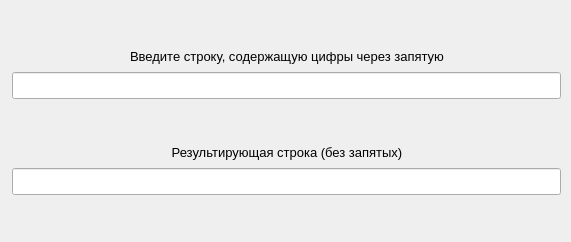
<?xml version="1.0" encoding="UTF-8"?>
<ui version="4.0">
 <class>Dialog</class>
 <widget class="QDialog" name="Dialog">
  <property name="geometry">
   <rect>
    <x>0</x>
    <y>0</y>
    <width>571</width>
    <height>242</height>
   </rect>
  </property>
  <property name="sizePolicy">
   <sizepolicy hsizetype="Fixed" vsizetype="Fixed">
    <horstretch>0</horstretch>
    <verstretch>0</verstretch>
   </sizepolicy>
  </property>
  <property name="minimumSize">
   <size>
    <width>571</width>
    <height>242</height>
   </size>
  </property>
  <property name="maximumSize">
   <size>
    <width>571</width>
    <height>242</height>
   </size>
  </property>
  <property name="windowTitle">
   <string>Helen</string>
  </property>
  <widget class="QWidget" name="layoutWidget">
   <property name="geometry">
    <rect>
     <x>10</x>
     <y>10</y>
     <width>551</width>
     <height>221</height>
    </rect>
   </property>
   <layout class="QGridLayout" name="gridLayout_2">
    <property name="leftMargin">
     <number>2</number>
    </property>
    <item row="4" column="0" colspan="3">
     <widget class="QLineEdit" name="inputLineEdit">
      <property name="sizePolicy">
       <sizepolicy hsizetype="Expanding" vsizetype="Expanding">
        <horstretch>5</horstretch>
        <verstretch>5</verstretch>
       </sizepolicy>
      </property>
      <property name="font">
       <font>
        <pointsize>12</pointsize>
       </font>
      </property>
     </widget>
    </item>
    <item row="0" column="1">
     <spacer name="verticalSpacer_3">
      <property name="orientation">
       <enum>Qt::Vertical</enum>
      </property>
      <property name="sizeHint" stdset="0">
       <size>
        <width>20</width>
        <height>40</height>
       </size>
      </property>
     </spacer>
    </item>
    <item row="7" column="2">
     <spacer name="horizontalSpacer_4">
      <property name="orientation">
       <enum>Qt::Horizontal</enum>
      </property>
      <property name="sizeHint" stdset="0">
       <size>
        <width>40</width>
        <height>20</height>
       </size>
      </property>
     </spacer>
    </item>
    <item row="10" column="0" colspan="3">
     <widget class="QLineEdit" name="outputLineEdit">
      <property name="sizePolicy">
       <sizepolicy hsizetype="Expanding" vsizetype="Expanding">
        <horstretch>5</horstretch>
        <verstretch>5</verstretch>
       </sizepolicy>
      </property>
      <property name="font">
       <font>
        <pointsize>12</pointsize>
       </font>
      </property>
      <property name="readOnly">
       <bool>true</bool>
      </property>
     </widget>
    </item>
    <item row="5" column="1">
     <spacer name="verticalSpacer_2">
      <property name="orientation">
       <enum>Qt::Vertical</enum>
      </property>
      <property name="sizeHint" stdset="0">
       <size>
        <width>20</width>
        <height>40</height>
       </size>
      </property>
     </spacer>
    </item>
    <item row="7" column="0">
     <spacer name="horizontalSpacer_2">
      <property name="orientation">
       <enum>Qt::Horizontal</enum>
      </property>
      <property name="sizeHint" stdset="0">
       <size>
        <width>40</width>
        <height>20</height>
       </size>
      </property>
     </spacer>
    </item>
    <item row="2" column="1">
     <widget class="QLabel" name="label1">
      <property name="sizePolicy">
       <sizepolicy hsizetype="Expanding" vsizetype="Expanding">
        <horstretch>5</horstretch>
        <verstretch>5</verstretch>
       </sizepolicy>
      </property>
      <property name="font">
       <font>
        <pointsize>10</pointsize>
       </font>
      </property>
      <property name="text">
       <string>Введите строку, содержащую цифры через запятую</string>
      </property>
      <property name="alignment">
       <set>Qt::AlignCenter</set>
      </property>
     </widget>
    </item>
    <item row="2" column="2">
     <spacer name="horizontalSpacer_3">
      <property name="orientation">
       <enum>Qt::Horizontal</enum>
      </property>
      <property name="sizeHint" stdset="0">
       <size>
        <width>40</width>
        <height>20</height>
       </size>
      </property>
     </spacer>
    </item>
    <item row="7" column="1">
     <widget class="QLabel" name="label2">
      <property name="sizePolicy">
       <sizepolicy hsizetype="Expanding" vsizetype="Expanding">
        <horstretch>5</horstretch>
        <verstretch>5</verstretch>
       </sizepolicy>
      </property>
      <property name="font">
       <font>
        <pointsize>10</pointsize>
       </font>
      </property>
      <property name="text">
       <string>Результирующая строка (без запятых)</string>
      </property>
      <property name="alignment">
       <set>Qt::AlignCenter</set>
      </property>
     </widget>
    </item>
    <item row="2" column="0">
     <spacer name="horizontalSpacer">
      <property name="orientation">
       <enum>Qt::Horizontal</enum>
      </property>
      <property name="sizeHint" stdset="0">
       <size>
        <width>40</width>
        <height>20</height>
       </size>
      </property>
     </spacer>
    </item>
    <item row="11" column="1">
     <spacer name="verticalSpacer">
      <property name="orientation">
       <enum>Qt::Vertical</enum>
      </property>
      <property name="sizeHint" stdset="0">
       <size>
        <width>20</width>
        <height>40</height>
       </size>
      </property>
     </spacer>
    </item>
   </layout>
  </widget>
 </widget>
 <resources/>
 <connections/>
</ui>
